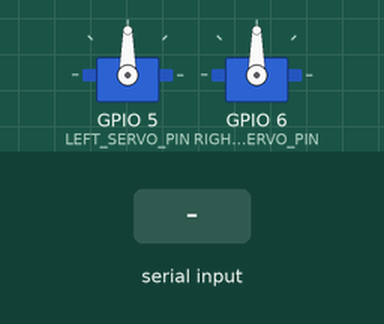
Simulated run of this sketch. Board: ESP32. Parts: 2 × servo. The inputs (shaded band) are chosen by the test bench. What the sketch prints to the serial monitor is not drawn.

Above: at 1.7 s.
1.8 s: "L" received over Serial
3.3 s: "R" received over Serial
4.8 s: "+" received over Serial
Timing chart, 0 to 7.8 s (numbered marks = the images above; inputs shaded):
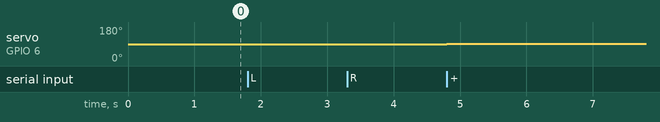

The sketch:

CreepyEyesCalibration.ino
```cpp
#include <ESP32Servo.h>

Servo leftEye;
Servo rightEye;

// LEFT/RIGHT are defined from the WEARER'S perspective.
const int LEFT_SERVO_PIN  = D4;
const int RIGHT_SERVO_PIN = D5;

int leftPos  = 90;
int rightPos = 90;

char selectedEye = 'L';

void printStatus() {
  Serial.print("Selected: ");
  Serial.print(selectedEye);

  Serial.print("   Left=");
  Serial.print(leftPos);

  Serial.print("   Right=");
  Serial.println(rightPos);
}

void setup() {
  Serial.begin(115200);

  leftEye.attach(LEFT_SERVO_PIN, 500, 2500);
  rightEye.attach(RIGHT_SERVO_PIN, 500, 2500);

  delay(500);

  leftEye.write(leftPos);
  rightEye.write(rightPos);

  Serial.println();
  Serial.println("=== Creepy Eyes Initial Calibration ===");
  Serial.println("L = select LEFT eye");
  Serial.println("R = select RIGHT eye");
  Serial.println("+ = increase selected servo position by 1");
  Serial.println("- = decrease selected servo position by 1");
  Serial.println("P = print current positions");
  Serial.println();

  printStatus();
}

void loop() {
  if (Serial.available()) {
    char c = Serial.read();

    if (c == 'L' || c == 'l') {
      selectedEye = 'L';
      Serial.println("LEFT selected");
    }

    else if (c == 'R' || c == 'r') {
      selectedEye = 'R';
      Serial.println("RIGHT selected");
    }

    else if (c == '+') {
      if (selectedEye == 'L') {
        leftPos++;
        leftEye.write(leftPos);
      } else {
        rightPos++;
        rightEye.write(rightPos);
      }

      printStatus();
    }

    else if (c == '-') {
      if (selectedEye == 'L') {
        leftPos--;
        leftEye.write(leftPos);
      } else {
        rightPos--;
        rightEye.write(rightPos);
      }

      printStatus();
    }

    else if (c == 'P' || c == 'p') {
      printStatus();
    }
  }
}
```

Measured:
- after the input at 1.8 s, every drawn part: stays the same
- after the input at 3.3 s, every drawn part: stays the same
- after the input at 4.8 s, servo on GPIO 6 (RIGHT_SERVO_PIN): 90° → 91° at once
